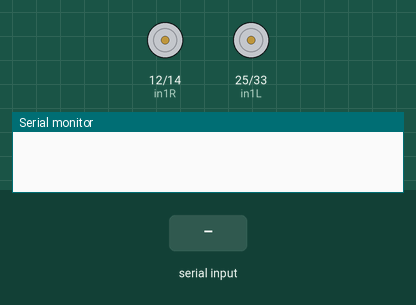
Simulated run of this sketch. Board: ESP32. On the bench: motor-driver pin pairs drawn as motors (green arrow = first pin HIGH = forward, orange = second pin HIGH = backward, longer = more drive, scaled by the enable pin), the last lines printed to the serial monitor. The inputs (shaded band) are chosen by the test bench.

Above: at 1.2 s.
1.3 s: "w" received over the second serial link
At 2.3 s:
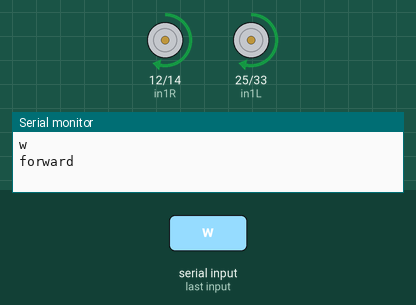
2.8 s: "s" received over the second serial link
At 3.4 s:
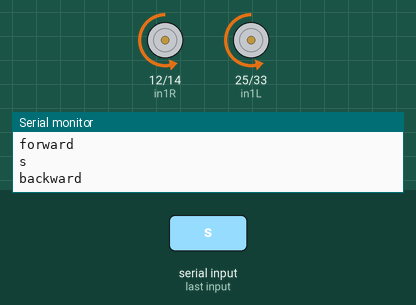
4.3 s: "d" received over the second serial link
At 4.6 s:
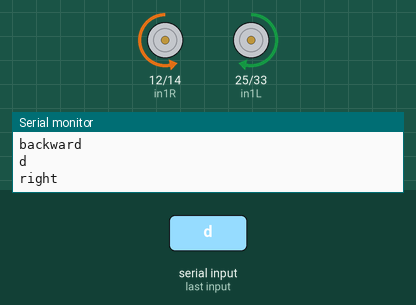
5.8 s: "a" received over the second serial link
At 7.0 s:
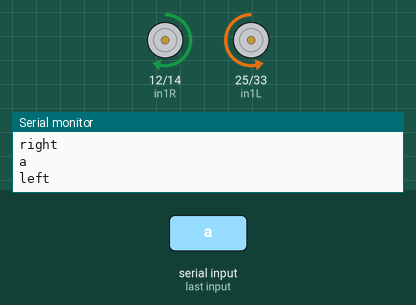
7.3 s: "x" received over the second serial link
At 8.6 s:
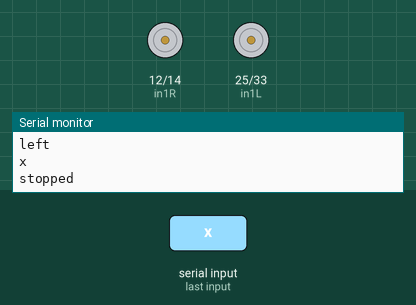
Timing chart, 0 to 9.8 s (numbered marks = the images above; inputs shaded):
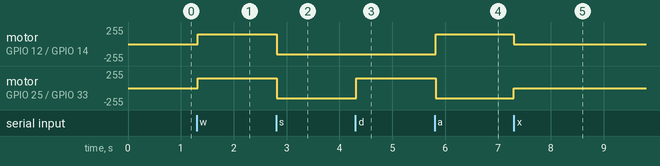

The sketch:

babybot_full_basic_traversal.ino
```cpp
#include <HardwareSerial.h>

HardwareSerial uart2(2);

#define enL 26
#define in1L 25
#define in2L 33

#define enR 27
#define in1R 12
#define in2R 14

int speed = 150;
int rate = 0;

void gradual_speed(int final_speed, int rate, bool ifOn = 0) {
  if (ifOn){
    for (int speed = 0; speed < final_speed; speed++) {
      analogWrite(enL, speed);
      analogWrite(enR, speed);
      //Serial.println(speed);
      delay(rate);
    }
  }
  analogWrite(enL, final_speed);
  analogWrite(enR, final_speed);
}

void setup() {
  Serial.begin(115200);
  uart2.begin(115200, SERIAL_8N1, 16, 17); //rx,tx

  pinMode(enL, OUTPUT);
  pinMode(in1L, OUTPUT);
  pinMode(in2L, OUTPUT);

  pinMode(enR, OUTPUT);
  pinMode(in1R, OUTPUT);
  pinMode(in2R, OUTPUT);

}

char input = ' ';

void loop() {
  if (uart2.available() > 0) {
    input = uart2.read();
    Serial.println(input);
    switch (input){
      // give a third argument of 1 so that the gradual increase function is activated
      case 'w':
        digitalWrite(in1L, HIGH);
        digitalWrite(in2L, LOW);
        digitalWrite(in1R, HIGH);
        digitalWrite(in2R, LOW);

        gradual_speed(speed, rate, 1);
        Serial.println("forward");
        break;

      case 's':
        digitalWrite(in1L, LOW);
        digitalWrite(in2L, HIGH);
        digitalWrite(in1R, LOW);
        digitalWrite(in2R, HIGH);

        gradual_speed(speed, rate, 1);

        Serial.println("backward");
        break;
      case 'd':
        digitalWrite(in1L, HIGH);
        digitalWrite(in2L, LOW);
        digitalWrite(in1R, LOW);
        digitalWrite(in2R, HIGH);

        gradual_speed(speed, rate, 1);

        Serial.println("right");
        break;
      case 'a':
        digitalWrite(in1L, LOW);
        digitalWrite(in2L, HIGH);
        digitalWrite(in1R, HIGH);
        digitalWrite(in2R, LOW);

        gradual_speed(speed, rate, 1);

        Serial.println("left");
        break;
      case 'x':
        analogWrite(enL, 0);
        digitalWrite(in1L, HIGH);
        digitalWrite(in2L, LOW);

        analogWrite(enR, 0);
        digitalWrite(in1R, HIGH);
        digitalWrite(in2R, LOW);
        Serial.println("stopped");
        break;
    }
  }
}
```

Measured:
- after the input at 1.3 s, motor on GPIO 12 (in1R) / GPIO 14 (in2R), motor on GPIO 25 (in1L) / GPIO 33 (in2L): stopped → forward 150/255 at once
- after the input at 2.8 s, motor on GPIO 12 (in1R) / GPIO 14 (in2R), motor on GPIO 25 (in1L) / GPIO 33 (in2L): forward 150/255 → backward 150/255 at once
- after the input at 4.3 s, motor on GPIO 25 (in1L) / GPIO 33 (in2L): backward 150/255 → forward 150/255 at once
- after the input at 5.8 s, motor on GPIO 12 (in1R) / GPIO 14 (in2R): backward 150/255 → forward 150/255 at once; motor on GPIO 25 (in1L) / GPIO 33 (in2L): forward 150/255 → backward 150/255 at once
- after the input at 7.3 s, motor on GPIO 12 (in1R) / GPIO 14 (in2R): forward 150/255 → stopped at once; motor on GPIO 25 (in1L) / GPIO 33 (in2L): backward 150/255 → stopped at once
